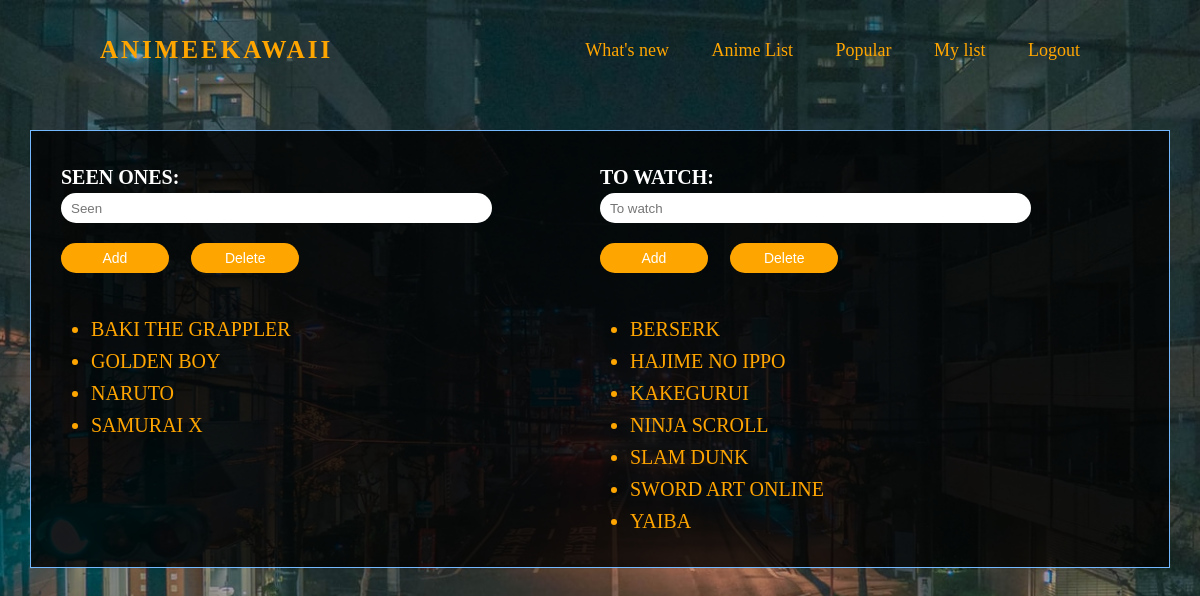
The app's page /mylist (signed in) with its own data.
### tables this page shows
CREATE TABLE "my_list" (
	"user_id"	INTEGER,
	"anime_name"	TEXT,
	"option"	TEXT,
	FOREIGN KEY("user_id") REFERENCES "users"("id") ON DELETE CASCADE
);

### blog.py (the view)
@app.route("/mylist", methods=["POST", "GET"])
def mylist():
    db = sqlite3.connect("blog.db")
    c = db.cursor()
    if request.method == "POST":
        if request.form.get('btn_seen') or request.form.get('btn_seen_delete'):
            seen = request.form.get("seen").upper()
            if not seen:
                return redirect("/mylist")
            rows = c.execute("SELECT anime_name FROM my_list WHERE user_id=? AND anime_name = ?", (session["user_id"], seen)).fetchall()
            if request.form.get('btn_seen'):
                if len(rows) > 0:
                    error = "Already have this anime in your list"
                    return render_template("user_list.html", error=error, user=True)
                c.execute("INSERT INTO my_list(user_id, anime_name, option) VALUES(?, ?, 'seen')", (session['user_id'], seen,))
            elif request.form.get('btn_seen_delete'):
                if len(rows) == 0:
                    error = "Don't have this anime in your list"
                    return redirect("/mylist")
                c.execute("DELETE FROM my_list WHERE anime_name = ? AND option = 'seen' ", (seen,))
            db.commit()
            db.close()
            return redirect("/mylist")
        elif request.form.get('btn_watch') or request.form.get('btn_watch_delete'):
            watch = request.form.get("watch").upper()
            if not watch:
                return redirect("/mylist")
            rows = c.execute("SELECT anime_name FROM my_list WHERE user_id = ? AND anime_name = ?", (session["user_id"], watch)).fetchall()
            if request.form.get('btn_watch'):
                if len(rows) > 0:
                    error = "Already have this anime added to your list"
                    return redirect("/mylist")
                c.execute("INSERT INTO my_list(user_id, anime_name, option) VALUES(?, ?, 'watch')", (session['user_id'], watch,))
            elif request.form.get('btn_watch_delete'):
                if len(rows) == 0:
                    error = "Don't have this anime in your list"
                    return redirect("/mylist")
                c.execute("DELETE FROM my_list WHERE anime_name = ? AND option = 'watch' ", (watch,))
            db.commit()
            db.close()
            return redirect("/mylist")
    else:
        if 'user_id' in session:
            title = "Post Now"
            list_seen = c.execute("SELECT anime_name FROM my_list WHERE user_id = ? AND option='seen' ORDER BY anime_name", (session["user_id"],)).fetchall()
            list_watch = c.execute("SELECT anime_name FROM my_list WHERE user_id = ? AND option='watch' ORDER BY anime_name", (session["user_id"],)).fetchall()
            db.close()
            return render_template("user_list.html", title=title, user=True, list_seen=list_seen, list_watch=list_watch)
        else:
            return redirect("/login")

### templates/user_list.html (shortened to what this page needs)
{% extends "main.html" %}
{% block main %}
    <div class="main__container">
        <form action="/mylist" method="POST" class="user__list">
            <div class="wraper">
                <div class="wrapper__form margin-bottom-small">
                    <h3 class="heading-tertiary">Seen ones:</h3>
                    <input name="seen" type="text" class="user__list-add margin-bottom-small" placeholder="Seen">
                    <button name="btn_seen" value="add_seen" type="submit" class="btn btn-small margin-bottom-small">Add</button>
                    <button name="btn_seen_delete" value="delete_seen" type="submit" class="btn btn-small margin-bottom-small">Delete</button>
                </div>
                {% if list_seen %}
                    <ul class="wrapper__list">
                        {% for i in list_seen %}
                            <li class="wrapper__list__item">{{ i[0] }}</li>
                        {% endfor %}
                    </ul>
                {% endif %}
            </div>
            <div class="wraper">
                <div class="wrapper__form margin-bottom-small">
                    <h3 class="heading-tertiary">To watch:</h3>
                    <input name="watch" type="text" class="user__list-add margin-bottom-small" placeholder="To watch">
                    <button name="btn_watch" value="add_watch" type="submit" class="btn btn-small margin-bottom-small">Add</button>
                    <button name="btn_watch_delete" value="delete_watch" type="submit" class="btn btn-small margin-bottom-small">Delete</button>
                </div>
                {% if list_watch %}
                    <ul class="wrapper__list">
                        {% for i in list_watch %}
                        <li class="wrapper__list__item"  >{{ i[0] }}</li>
                        {% endfor %}
                    </ul>
                {% endif %}
            </div>
        </form>
    </div>
{% endblock main %}

### templates/main.html (shortened to what this page needs)
<!DOCTYPE html>
<html lang="en">
<head>
    <link rel="stylesheet" href="{{ url_for('static', filename='main.css') }}">
</head>
<body>
    <header class="header">
        <h1 class="heading-secondary">
            {% if user %}
                <a href="/user" class="heading-secondary__link">AnimeeKawaii</a>
            {% else %}
                <a href="/" class="heading-secondary__link">AnimeeKawaii</a>
            {% endif %}
        </h1>
        <div class="links">
            {% if user %}
                <a href="/user" class="link_item">What's new</a>
                <a href="/anime_list" class="link_item">Anime List</a>
                <a href="/popular" class="link_item">Popular</a>
                <a href="/mylist" class="link_item">My list</a>
                <a href="/logout" class="link_item">Logout</a>
            {% else %}
                <a href="/login" class="link_item">Login</a>
                <a href="/register" class="link_item">Register</a>
            {% endif %}
        </div>
    </header>
    <main class="main">
        {% block main %}
        {% endblock main %}
    </main>
</body>
</html>

### static/css/base/_base.css (style rules this page uses)
*, *::after, *::before { margin: 0; padding: 0; box-sizing: inherit; }
html { font-size: 62.5%; }
body { box-sizing: border-box; line-height: 1.6; font-weight: 400; font-family: 'Times New Roman', Times, serif; background-image: url(../../images/cover.jpg); background-position: center; background-attachment: fixed; background-size: cover; }

### static/css/base/_typography.css (style rules this page uses)
.heading-secondary { font-size: 2.5rem; letter-spacing: .3rem; text-transform: uppercase; }
.heading-secondary__link:link, .heading-secondary__link:visited { display: inline-block; text-decoration: none; transition: .3s; color:orange; }
.heading-tertiary { font-size: 2rem; color: white; text-transform: uppercase; }
.link_item:link, .link_item:visited { font-size: 1.8rem; padding: 2rem; text-decoration: none; transition: .3s; color: orange; }

### static/css/base/_utilities.css (style rules this page uses)
.margin-bottom-small { margin-bottom: 2rem; }

### static/css/layout/_flex.css (style rules this page uses)
.header { padding: 3rem 10rem; display: flex; justify-content: space-between; align-items: center; }
.main { padding: 3rem; display: flex; flex-direction: column; justify-content: center; text-align: center; }

### static/css/pages/_user-main.css (style rules this page uses)
.main__container { border:1px solid #74b9ff; background-color: rgba(0, 0, 0, 0.8); width: 100%; padding: 3rem; min-height: 20vh; color: orange; }

### static/css/pages/_user-list.css (style rules this page uses)
.user__list { width: 100%; display: flex; justify-content: space-between; align-items: flex-start; }
.wraper { width: 50%; text-align: left; display: flex; flex-direction: column; }
.wrapper__form { height: 100%; }
.wrapper__list { font-size: 2rem; margin-left: 3rem; }
.user__list-add { width: 80%; padding: 1rem; height: 3rem; border: none; outline: none; margin-right: 2rem; border-radius: 20rem; }

### static/css/components/_btn.css (style rules this page uses)
.btn, .btn:active { padding: .7rem 2rem; font-size: 1.4rem; border-radius: 2rem; border: none; outline: none; transition: .3s; cursor: pointer; background-color: orange; color: white; }
.btn-small { width: 20%; text-align: center; }
.btn-small:not(:last-child) { margin-right: 2rem; }

### records on screen
my_list: anime_name "BAKI THE GRAPPLER"
my_list: anime_name "GOLDEN BOY"
my_list: anime_name "NARUTO"
my_list: anime_name "SAMURAI X"
my_list: anime_name "BERSERK"
my_list: anime_name "HAJIME NO IPPO"
my_list: anime_name "KAKEGURUI"
my_list: anime_name "NINJA SCROLL"
my_list: anime_name "SLAM DUNK"
my_list: anime_name "SWORD ART ONLINE"
my_list: anime_name "YAIBA"
